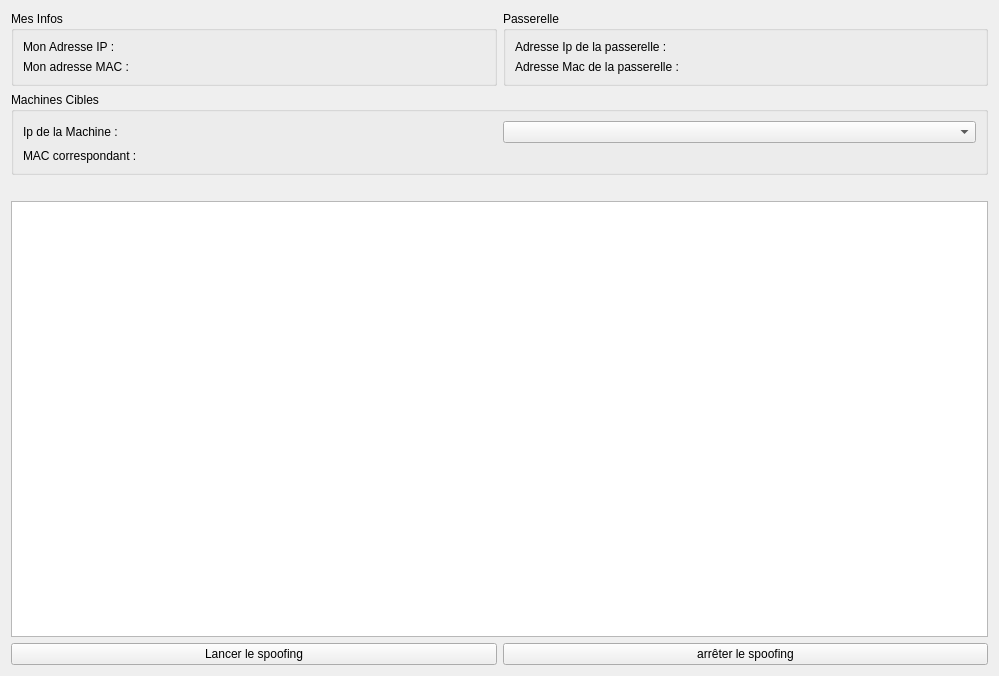
<?xml version="1.0" encoding="UTF-8"?>
<ui version="4.0">
 <class>Widget</class>
 <widget class="QWidget" name="Widget">
  <property name="geometry">
   <rect>
    <x>0</x>
    <y>0</y>
    <width>999</width>
    <height>676</height>
   </rect>
  </property>
  <property name="windowTitle">
   <string>ARP SPOOFING SOFTWARE</string>
  </property>
  <layout class="QVBoxLayout" name="verticalLayout_4">
   <item>
    <layout class="QHBoxLayout" name="horizontalLayout_7">
     <item>
      <widget class="QGroupBox" name="groupBox">
       <property name="title">
        <string>Mes Infos</string>
       </property>
       <layout class="QVBoxLayout" name="verticalLayout">
        <item>
         <layout class="QHBoxLayout" name="horizontalLayout">
          <item>
           <widget class="QLabel" name="label">
            <property name="text">
             <string>Mon Adresse IP : </string>
            </property>
           </widget>
          </item>
          <item>
           <widget class="QLabel" name="my_ip_label">
            <property name="text">
             <string/>
            </property>
           </widget>
          </item>
         </layout>
        </item>
        <item>
         <layout class="QHBoxLayout" name="horizontalLayout_2">
          <item>
           <widget class="QLabel" name="label_2">
            <property name="text">
             <string>Mon adresse MAC :</string>
            </property>
           </widget>
          </item>
          <item>
           <widget class="QLabel" name="my_mac_label">
            <property name="text">
             <string/>
            </property>
           </widget>
          </item>
         </layout>
        </item>
       </layout>
      </widget>
     </item>
     <item>
      <widget class="QGroupBox" name="groupBox_2">
       <property name="title">
        <string>Passerelle</string>
       </property>
       <layout class="QVBoxLayout" name="verticalLayout_2">
        <item>
         <layout class="QHBoxLayout" name="horizontalLayout_4">
          <item>
           <widget class="QLabel" name="label_3">
            <property name="text">
             <string>Adresse Ip de la passerelle : </string>
            </property>
           </widget>
          </item>
          <item>
           <widget class="QLabel" name="gateway_ip_label">
            <property name="text">
             <string/>
            </property>
           </widget>
          </item>
         </layout>
        </item>
        <item>
         <layout class="QHBoxLayout" name="horizontalLayout_3">
          <item>
           <widget class="QLabel" name="label_4">
            <property name="text">
             <string>Adresse Mac de la passerelle : </string>
            </property>
           </widget>
          </item>
          <item>
           <widget class="QLabel" name="gateway_mac_label">
            <property name="text">
             <string/>
            </property>
           </widget>
          </item>
         </layout>
        </item>
       </layout>
      </widget>
     </item>
    </layout>
   </item>
   <item>
    <widget class="QGroupBox" name="groupBox_3">
     <property name="title">
      <string>Machines Cibles</string>
     </property>
     <layout class="QVBoxLayout" name="verticalLayout_3">
      <item>
       <layout class="QHBoxLayout" name="horizontalLayout_5">
        <item>
         <widget class="QLabel" name="label_5">
          <property name="text">
           <string>Ip de la Machine : </string>
          </property>
         </widget>
        </item>
        <item>
         <widget class="QComboBox" name="target_ip_comboBox"/>
        </item>
       </layout>
      </item>
      <item>
       <layout class="QHBoxLayout" name="horizontalLayout_6">
        <item>
         <widget class="QLabel" name="label_6">
          <property name="text">
           <string>MAC correspondant : </string>
          </property>
         </widget>
        </item>
        <item>
         <widget class="QLabel" name="target_mac_label">
          <property name="text">
           <string/>
          </property>
         </widget>
        </item>
       </layout>
      </item>
     </layout>
    </widget>
   </item>
   <item>
    <spacer name="horizontalSpacer">
     <property name="orientation">
      <enum>Qt::Horizontal</enum>
     </property>
     <property name="sizeHint" stdset="0">
      <size>
       <width>974</width>
       <height>20</height>
      </size>
     </property>
    </spacer>
   </item>
   <item>
    <widget class="QPlainTextEdit" name="operation_output_TextEdit"/>
   </item>
   <item>
    <layout class="QHBoxLayout" name="horizontalLayout_8">
     <item>
      <widget class="QPushButton" name="startButton">
       <property name="text">
        <string>Lancer le spoofing</string>
       </property>
      </widget>
     </item>
     <item>
      <widget class="QPushButton" name="stopButton">
       <property name="text">
        <string>arrêter le spoofing</string>
       </property>
      </widget>
     </item>
    </layout>
   </item>
  </layout>
 </widget>
 <resources/>
 <connections/>
</ui>
